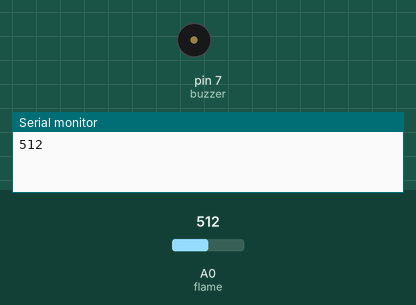
The sketch below on a simulated Arduino Uno, built with avr-gcc and run on an emulated ATmega328P. Parts: buzzer (waves = sounding, pin HIGH), the last lines printed to the serial monitor. The inputs (shaded band) are chosen by the test bench; at power-on: A0 (flame) = 512.

Above: at 0.1 s.
At 0.6 s:
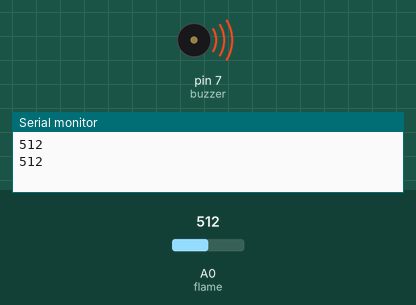
Timing chart, 0 to 2.1 s (numbered marks = the images above):
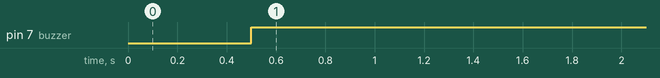

Measured:
- by itself, pin 7 (buzzer): LOW → HIGH at 0.50 s

The sketch:

sketch_may06a.ino
```cpp
int flame = A0;
int buzzer = 7;
int val;
void setup() {
  pinMode(flame, INPUT);
  pinMode(buzzer, OUTPUT);
  Serial.begin(9600);
}

void loop() {
  val = analogRead(flame);
  Serial.println(val);
  delay(500);
  if(val <= 900){
    digitalWrite(buzzer, HIGH);
    }
  else{
    digitalWrite(buzzer, LOW);
    }
}
```
